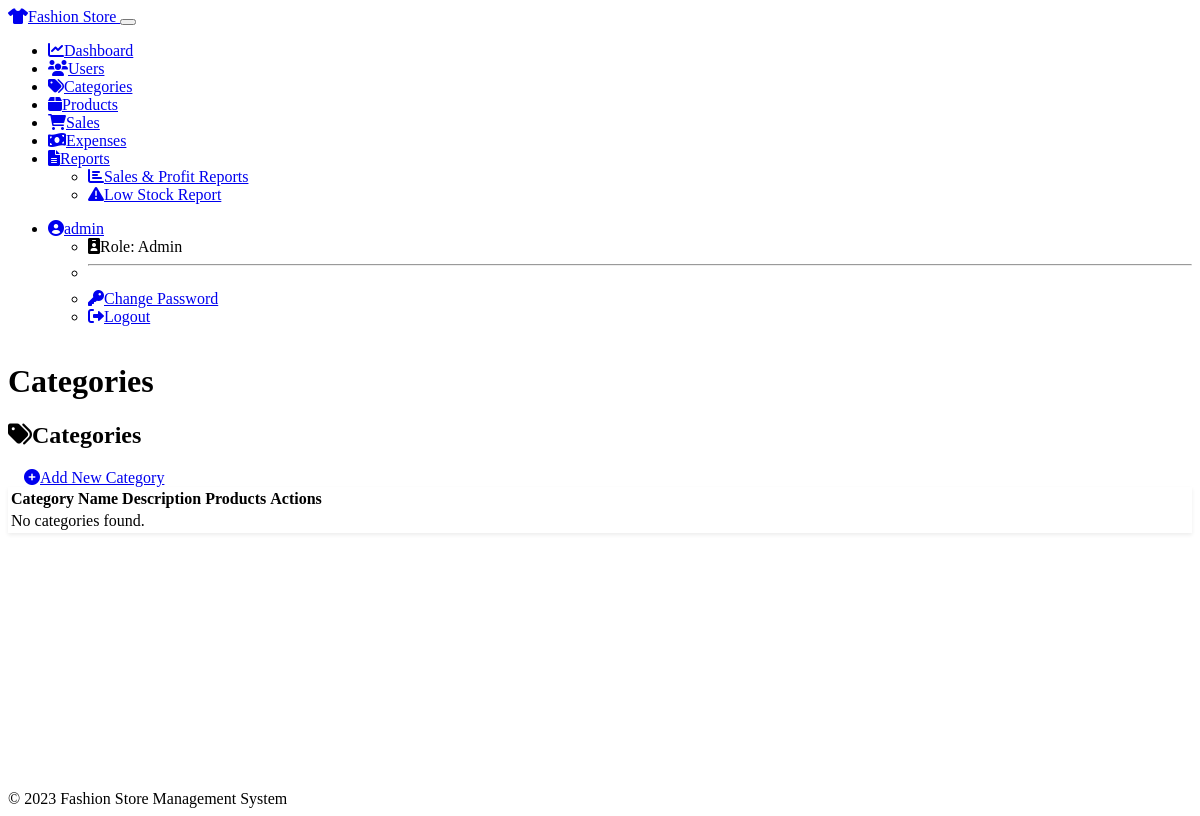
The app's page /categories (signed in), older data.
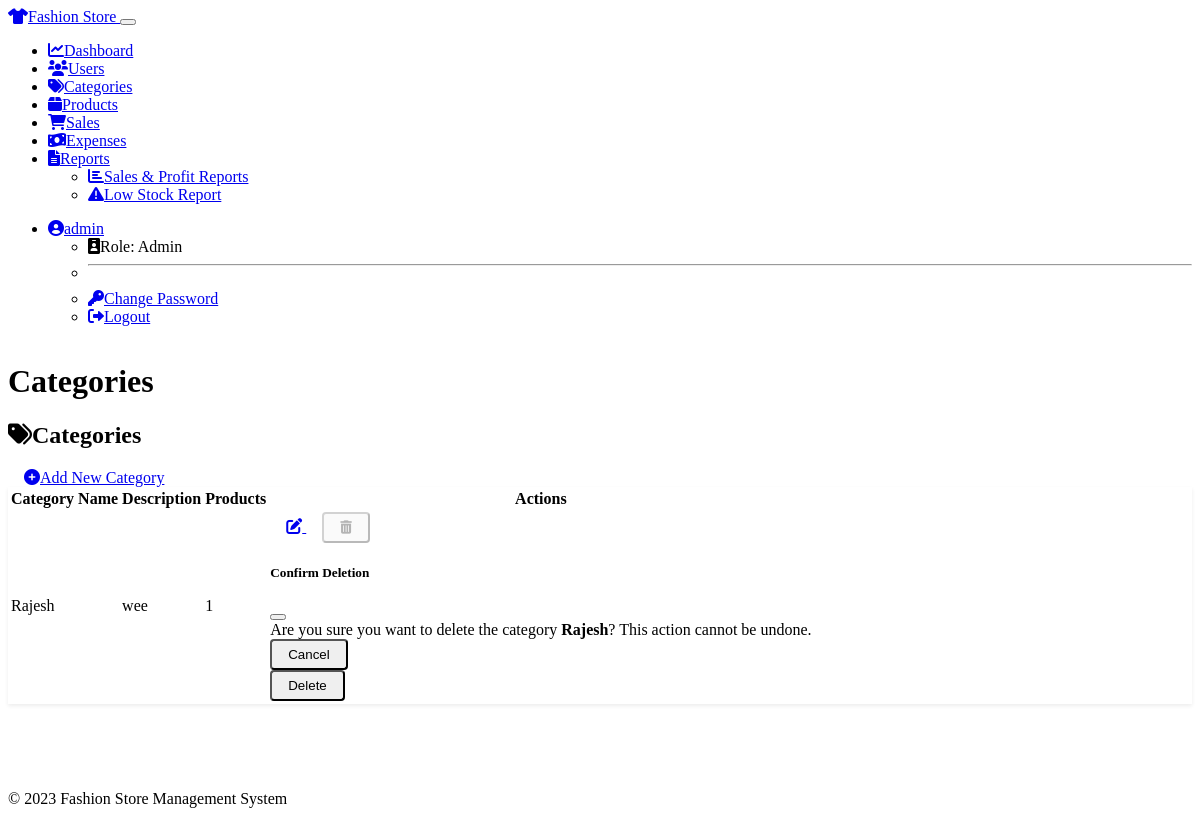
The same page, newer data.
### models.py (models this page shows)
class Category(db.Model):
    id = db.Column(db.Integer, primary_key=True)
    name = db.Column(db.String(100), nullable=False, unique=True)
    description = db.Column(db.Text)
    created_at = db.Column(db.DateTime, default=datetime.now)
    updated_at = db.Column(db.DateTime, default=datetime.now, onupdate=datetime.now)
    products = db.relationship('Product', backref='category', lazy=True)

### routes.py (the view)
@app.route('/categories')
@login_required
def category_list():
    categories = Category.query.order_by(Category.name).all()
    return render_template('categories.html', categories=categories, title='Categories')

### models.py (called while the page is built)
@login_manager.user_loader
def load_user(user_id):
    return User.query.get(int(user_id))

### templates/categories.html (shortened to what the changed rows need)
{% extends "base.html" %}
{% block content %}
{% if form %}
    <div class="row justify-content-center">
        <div class="col-md-8">
            <div class="card shadow">
                <div class="card-header bg-primary text-white">
                    <h3>
                        {% if edit_mode %}
                            <i class="fas fa-edit me-2"></i>Edit Category
                        {% else %}
                            <i class="fas fa-plus-circle me-2"></i>Add New Category
                        {% endif %}
                    </h3>
                </div>
                <div class="card-body p-4">
                    <form method="POST" action="{{ url_for('edit_category', category_id=category.id) if edit_mode else url_for('add_category') }}">
                        {{ form.hidden_tag() }}
                        <div class="mb-3">
                            <label for="name" class="form-label">{{ form.name.label }}</label>
                            {{ form.name(class="form-control", placeholder="Enter category name") }}
                            {% if form.name.errors %}
                                <div class="text-danger">
                                    {% for error in form.name.errors %}
                                        <small>{{ error }}</small>
                                    {% endfor %}
                                </div>
                            {% endif %}
                        </div>
                        <div class="mb-3">
                            <label for="description" class="form-label">{{ form.description.label }}</label>
                            {{ form.description(class="form-control", rows=3, placeholder="Enter category description (optional)") }}
                            {% if form.description.errors %}
                                <div class="text-danger">
                                    {% for error in form.description.errors %}
                                        <small>{{ error }}</small>
                                    {% endfor %}
                                </div>
                            {% endif %}
                        </div>
                        <div class="d-grid gap-2 d-md-flex justify-content-md-end mt-4">
                            <a href="{{ url_for('category_list') }}" class="btn btn-secondary me-md-2">Cancel</a>
                            {{ form.submit(class="btn btn-primary") }}
                        </div>
                    </form>
                </div>
            </div>
        </div>
    </div>
{% else %}
    <div class="row mb-4">
        <div class="col-md-6">
            <h2><i class="fas fa-tags me-2"></i>Categories</h2>
        </div>
    </div>
    <div class="card shadow">
        <div class="card-body p-0">
            <div class="table-responsive">
                <table class="table table-hover mb-0">
                    <thead class="table-dark">
                        <tr>
                            <th>Category Name</th>
                            <th>Description</th>
                            <th>Products</th>
                            {% if current_user.role in ['admin', 'manager'] %}
                            <th>Actions</th>
                            {% endif %}
                        </tr>
                    </thead>
                    <tbody>
                        {% for category in categories %}
                        <tr>
                            <td>{{ category.name }}</td>
                            <td>{{ category.description or 'N/A' }}</td>
                            <td>{{ category.products|length }}</td>
                            {% if current_user.role in ['admin', 'manager'] %}
                            <td>
                                <div class="btn-group btn-group-sm" role="group">
                                    <a href="{{ url_for('edit_category', category_id=category.id) }}" class="btn btn-outline-primary">
                                        <i class="fas fa-edit"></i>
                                    </a>
                                    <button type="button" class="btn btn-outline-danger" data-bs-toggle="modal" data-bs-target="#deleteCategoryModal{{ category.id }}" {% if category.products %}disabled title="Cannot delete category with products"{% endif %}>
                                        <i class="fas fa-trash-alt"></i>
                                    </button>
                                </div>
                                <div class="modal fade" id="deleteCategoryModal{{ category.id }}" tabindex="-1" aria-hidden="true">
                                    <div class="modal-dialog">
                                        <div class="modal-content">
                                            <div class="modal-header">
                                                <h5 class="modal-title">Confirm Deletion</h5>
                                                <button type="button" class="btn-close" data-bs-dismiss="modal" aria-label="Close"></button>
                                            </div>
                                            <div class="modal-body">
                                                Are you sure you want to delete the category <strong>{{ category.name }}</strong>? This action cannot be undone.
                                            </div>
                                            <div class="modal-footer">
                                                <button type="button" class="btn btn-secondary" data-bs-dismiss="modal">Cancel</button>
                                                <form action="{{ url_for('delete_category', category_id=category.id) }}" method="POST">
                                                    <button type="submit" class="btn btn-danger">Delete</button>
                                                </form>
                                            </div>
                                        </div>
                                    </div>
                                </div>
                            </td>
                            {% endif %}
                        </tr>
                        {% else %}
                        <tr>
                            <td colspan="{% if current_user.role in ['admin', 'manager'] %}4{% else %}3{% endif %}" class="text-center">No categories found.</td>
                        </tr>
                        {% endfor %}
                    </tbody>
                </table>
            </div>
        </div>
    </div>
{% endif %}
{% endblock %}

Row changes from the older to the newer data that the page shows:
added Category: name "Rajesh", description "wee", products|length "1"
Text that changed along with them:
text no longer shown: "No categories found."
